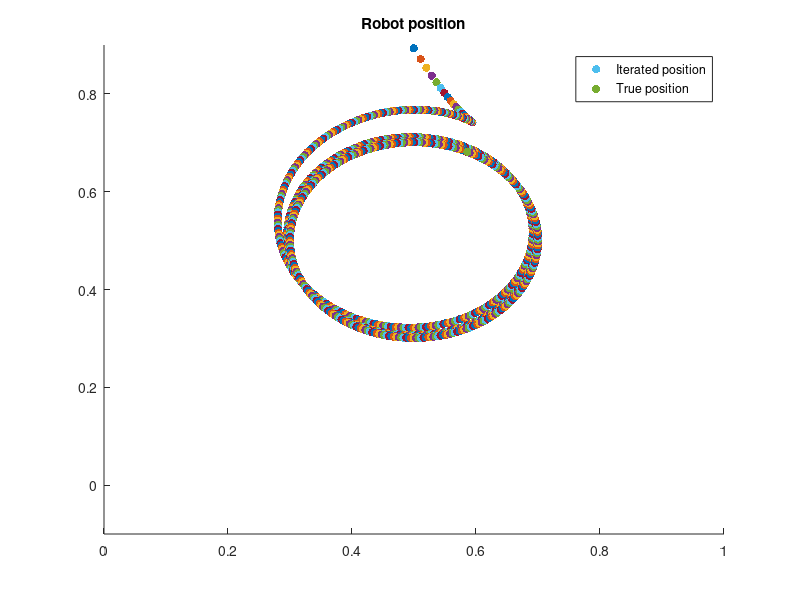

Recreate this plot in MATLAB.
load('EqF_variables')

hold on
axis([0 1 -0.1 0.9])
%Plot iterated position of robot
for i= 1:iter-1
    scatter(x_hat(1,i),x_hat(2,i),'filled','green','HandleVisibility','off')
    pause(.01)
end

scatter(x_hat(1,iter),x_hat(2,iter),'filled','green','DisplayName','Iterated position')

%Plot true position of robot
for i=1:iter-1
    x_ttrue=Pose(1:3,4*i);
    scatter(x_ttrue(1),x_ttrue(2), 'filled','red','HandleVisibility','off')
    pause(.01)
end

x_ttrue=Pose(1:3,4*iter);
scatter(x_ttrue(1),x_ttrue(2),'filled','red','DisplayName','True position')

title('Robot position')
hold off
legend